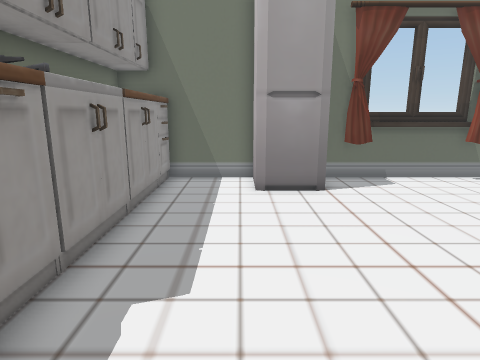
[1] (above)

14 first-person views from a walk through a Unity game level. The camera is 1.3 m above the floor, tilts 12° down and sees 75° across. The floor is counted in squares, 0.5 m on a side. Each view is taken from the middle of a square. On the plan, view 1 faces up. The plan holds only what a view shows up to about 20 squares ahead; the rest is blank. The player character is not drawn.

[2]
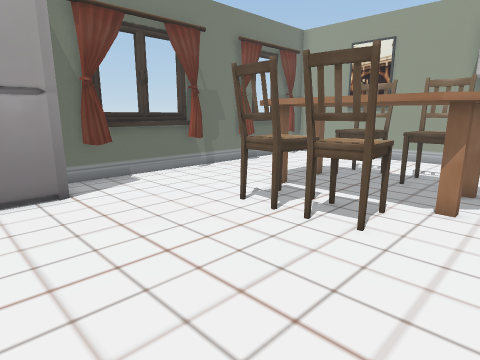

[3]
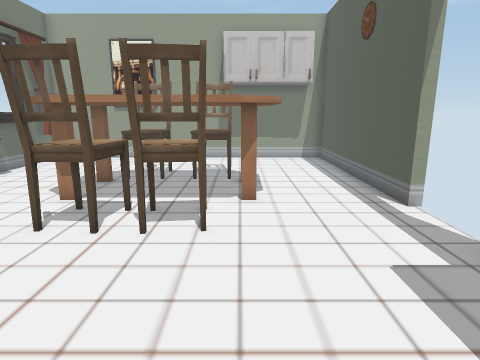

[4]
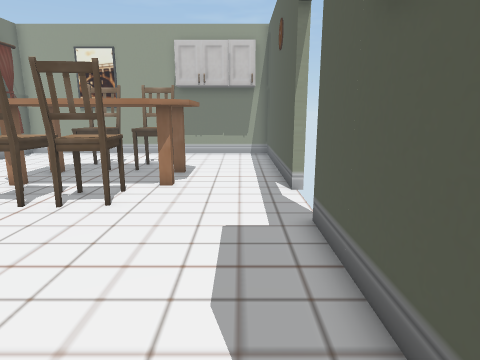

[5]
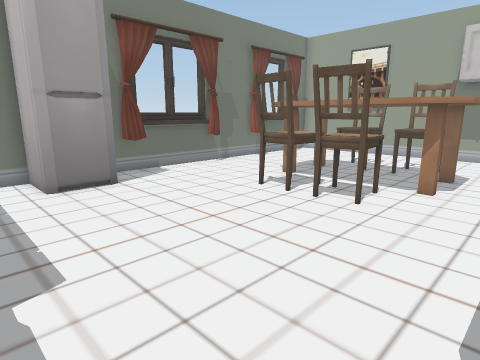

[6]
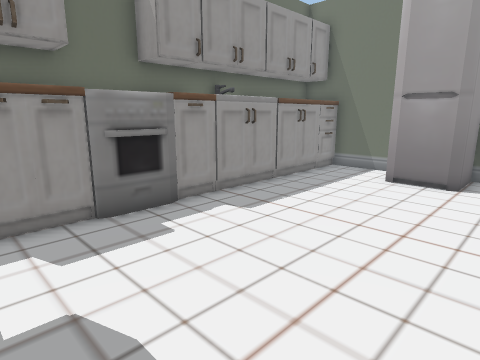

[7]
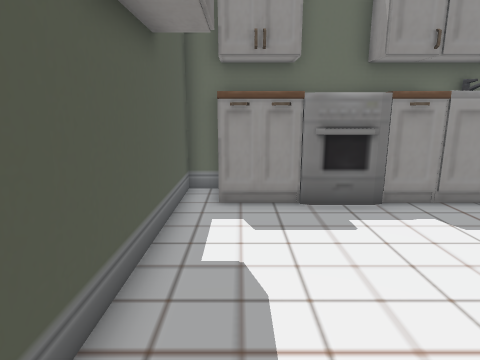

[8]
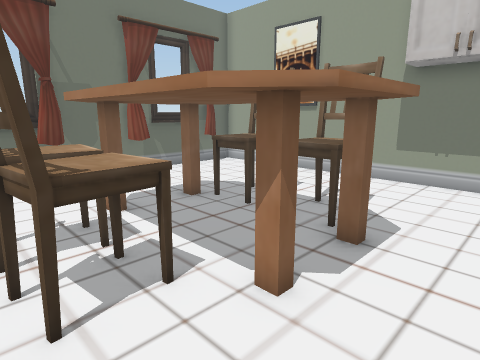

[9]
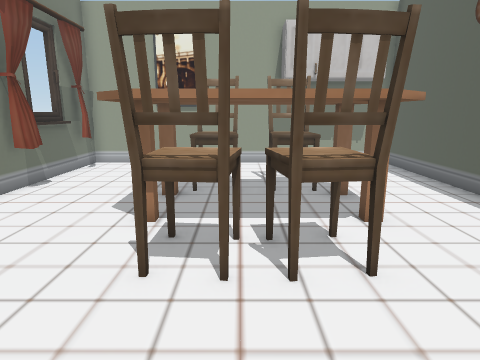

[10]
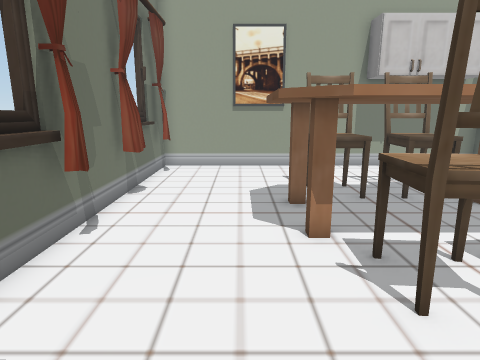

[11]
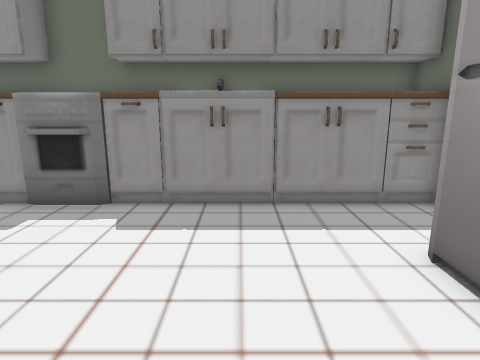

[12]
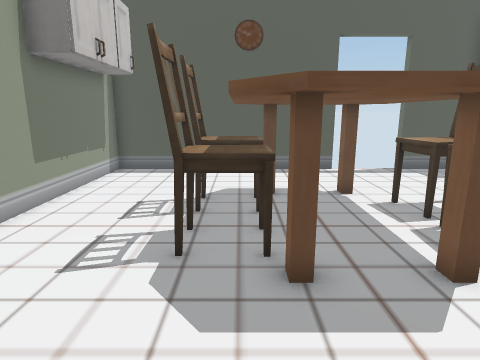

[13]
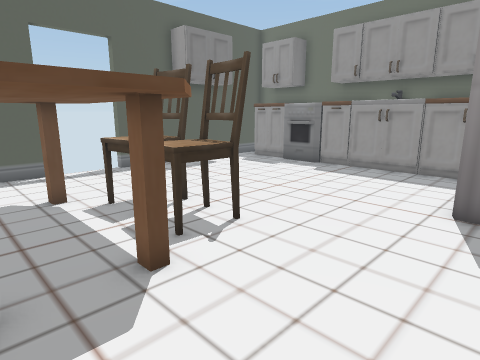

[14]
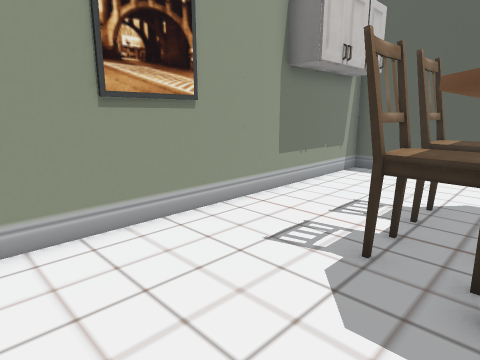

### Floor plan
Key: @ floor where view 1 was taken; # wall or solid block; . floor; ^ raised ledge; C cabinet; F fridge; U curtain; T table; H chair; O other object.
Columns run from 5 left of view 1 to 19 right of it. Each row starts with its distance up from view 1.
 13 ###########^#^###########
 12 C C...###.............U.#
 11 # C...###...............#
 10 C C...FF#...............#
  9 C C.....................#
  8 # C...........TTTTT.....#
  7 # C.........HHTTTTHH....#
  6 #CC........HHHTTTTHH....#
  5 # C........HHHTTTTHH....#
  4 C C........HHHTTTTHH....#
  3 # C.........HHTTTTHH....#
  2 OOO..........TTTTTHH....#
  1 # C...........TTTT .....#
  0 C C..@..................#
 -1 C C.....................#
 -2 # C.....................#
 -3 ###########   ###########

Where each view was taken, in squares from view 1:
view 1: 0 up, 0 right, facing up
view 2: 0 up, 0 right, facing up-right
view 3: 2 up, 0 right, facing right
view 4: 1 down, 2 left, facing right
view 5: 1 down, 2 left, facing up-right
view 6: 2 down, 5 right, facing up-left
view 7: 1 down, 6 right, facing left
view 8: 1 down, 6 right, facing up-right
view 9: 5 up, 2 right, facing right
view 10: 9 up, 3 right, facing right
view 11: 7 up, 6 right, facing left
view 12: 12 up, 13 right, facing down
view 13: 12 up, 12 right, facing down-left
view 14: 12 up, 12 right, facing down-right
